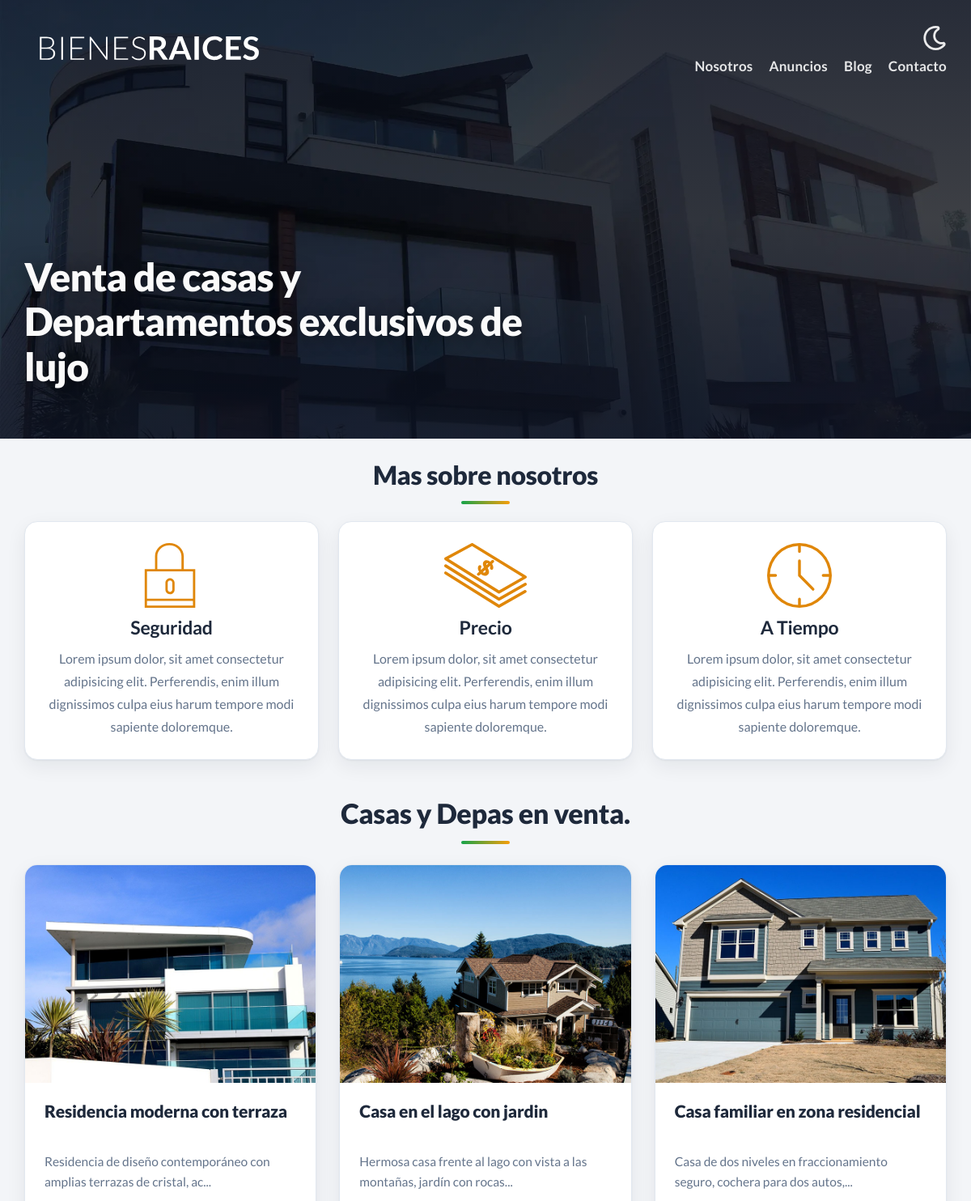
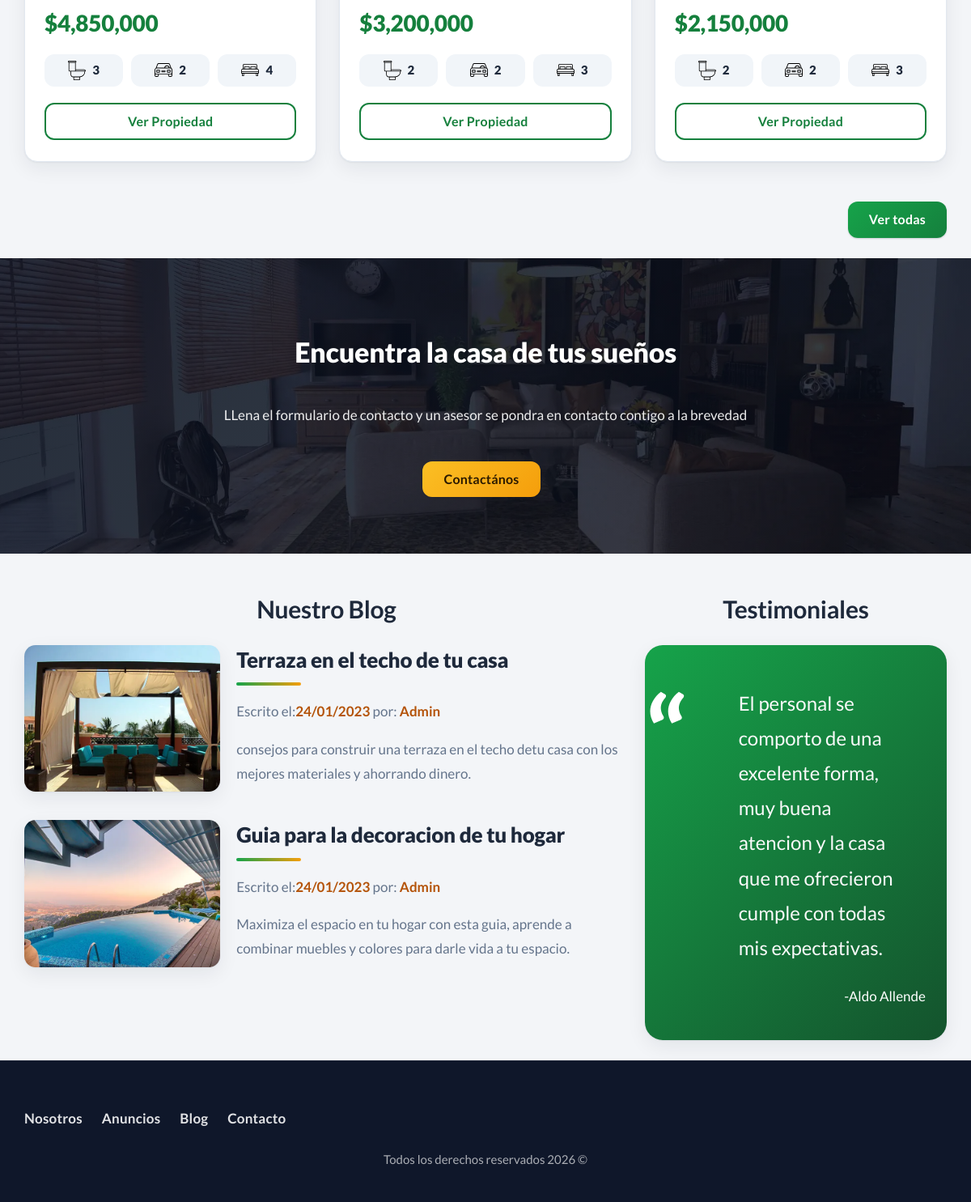
The page / on the database its author committed (2 pictures, top to bottom).
### tables this page shows
CREATE TABLE IF NOT EXISTS propiedades (
  idpropiedad           INT UNSIGNED NOT NULL AUTO_INCREMENT PRIMARY KEY,
  titulo                VARCHAR(45)  NOT NULL,
  precio                DECIMAL(10,2) NOT NULL,
  imagen                VARCHAR(200) NOT NULL,        
  descripcion           LONGTEXT     NOT NULL,
  habitaciones          TINYINT UNSIGNED NOT NULL,
  wc                    TINYINT UNSIGNED NOT NULL,
  estacionamiento       TINYINT UNSIGNED NOT NULL,
  creado                DATE         NOT NULL,
  vendedores_idvendedor INT UNSIGNED NOT NULL,
   
  CONSTRAINT fk_propiedades_vendedor FOREIGN KEY (vendedores_idvendedor) REFERENCES vendedores(idvendedor)
);

### controllers/PaginasController.php (called while the page is built, shortened)
<?php
    class PaginasController {
        public static function index(Router $router){
            $propiedades=Propiedad::get(3);
            $router->render("paginas/index",["inicio"=>true,"propiedades"=>$propiedades]);
        }
    }

### public/index.php (called while the page is built, shortened)
<?php
    $router=new Router();
    $router->get('/admin',[PropiedadController::class,'index']);
    $router->get('/propiedades/crear',[PropiedadController::class,'crear']);
    $router->post('/propiedades/crear',[PropiedadController::class,'crear']);
    $router->get('/propiedades/actualizar',[PropiedadController::class,'actualizar']);
    $router->post('/propiedades/actualizar',[PropiedadController::class,'actualizar']);
    $router->get('/vendedores/crear',[VendedorController::class,'crear']);
    $router->post('/vendedores/crear',[VendedorController::class,'crear']);
    $router->get('/vendedores/actualizar',[VendedorController::class,'actualizar']);
    $router->post('/vendedores/actualizar',[VendedorController::class,'actualizar']);
    $router->post('/admin',[PropiedadController::class,'index']);
    $router->get('/index',[PaginasController::class,'index']);
    $router->get('/nosotros',[PaginasController::class,'nosotros']);
    $router->get('/anuncios',[PaginasController::class,'anuncios']);
    $router->get('/anuncio',[PaginasController::class,'anuncio']);
    $router->get('/blog',[PaginasController::class,'blog']);
    $router->get('/entrada',[PaginasController::class,'entrada']);
    $router->get('/contacto',[PaginasController::class,'contacto']);
    $router->post('/contacto',[PaginasController::class,'contacto']);
    $router->get('/login',[LoginController::class,'login']);
    $router->post('/login',[LoginController::class,'login']);
    $router->get('/logout',[LoginController::class,'logout']);
    $router->comprobarRutas();

### models/ActiveRecord.php (called while the page is built, shortened)
<?php
    class ActiveRecord{
        protected static $db;
        protected static $tabla='';
        public static function setDb($database){
            self::$db=$database;
        }
        public static function get($cantidad){
            $query="SELECT * FROM ".static::$tabla." LIMIT ".(int)$cantidad;
            $resultado=self::consultaSQL($query);
            return $resultado;
        }
        protected static function consultaSQL($query){
            $resConsulta=self::$db->query($query);
            $array=[];
            while($registro=$resConsulta->fetch_assoc()):
                $array[]=static::crearObjeto($registro);
            endwhile;
            return $array;
        }
        protected static function crearObjeto($array){
            $instancia=new static;
            foreach($array as $key=>$value):
                if(property_exists($instancia,$key)):
                    $instancia->$key=$value;
                endif;
            endforeach;
            return $instancia;
        }
    }

### includes/funciones.php (called while the page is built, shortened)
<?php
    function s($html):string{
        return htmlspecialchars((string)$html,ENT_QUOTES | ENT_SUBSTITUTE,'UTF-8');
    }

### views/paginas/index.php (the view)
<main class="contenedor seccion">
        <h1 class="mas-nosotros">Mas sobre nosotros</h1>
        <div class="iconos-nosotros">
            <div class="icono">
                <img src="<?php echo BASE_PATH; ?>/build/img/icono1.svg" alt="icono seguridad" loading="lazy">
                <h3>Seguridad</h3>
                <p>Lorem ipsum dolor, sit amet consectetur adipisicing elit.
                    Perferendis, enim illum dignissimos culpa eius harum tempore
                     modi sapiente doloremque.
                </p>
            </div>
            <div class="icono">
                <img src="<?php echo BASE_PATH; ?>/build/img/icono2.svg" alt="icono seguridad" loading="lazy">
                <h3>Precio</h3>
                <p>Lorem ipsum dolor, sit amet consectetur adipisicing elit.
                    Perferendis, enim illum dignissimos culpa eius harum tempore
                     modi sapiente doloremque.
                </p>
            </div>
            <div class="icono">
                <img src="<?php echo BASE_PATH; ?>/build/img/icono3.svg" alt="icono seguridad" loading="lazy">
                <h3>A Tiempo</h3>
                <p>Lorem ipsum dolor, sit amet consectetur adipisicing elit.
                    Perferendis, enim illum dignissimos culpa eius harum tempore
                     modi sapiente doloremque.
                </p>
            </div>
        </div>
    </main>
    <section class="contenedor seccion">
        <h2>Casas y Depas en venta.</h2>
        <div class="contenedor-anuncios">
    <?php foreach($propiedades as $propiedad):?>
            <div class="anuncio">
                <picture>
                    <img loading="lazy" src="<?php echo BASE_PATH; ?>/imagenes/<?php echo s($propiedad->imagen);?>" alt="anuncio">
                </picture>
                <div class="contenido-anuncio">
                    <h3 class="titulo-propiedad"><?php echo s($propiedad->titulo);?></h3>
                    <p class="descripcion-propiedad"><?php echo s(mb_substr($propiedad->descripcion,0,70));?>...</p>
                    <p class="precio">$<?php echo s(number_format($propiedad->precio));?></p>
                    <ul class="iconos-caracteristicas">
                        <li>
                            <img class="icono" loading="lazy" src="<?php echo BASE_PATH; ?>/build/img/icono_wc.svg" alt="icono wc">
                            <p><?php echo s($propiedad->wc);?></p>
                        </li>
                        <li>
                            <img class="icono" loading="lazy" src="<?php echo BASE_PATH; ?>/build/img/icono_estacionamiento.svg" alt="icono estacionamiento">
                            <p><?php echo s($propiedad->estacionamiento);?></p>
                        </li>
                        <li>
                            <img class="icono" loading="lazy" src="<?php echo BASE_PATH; ?>/build/img/icono_dormitorio.svg" alt="icono dormitorio">
                            <p><?php echo s($propiedad->habitaciones);?></p>
                        </li>
                    </ul>
                    <a href="<?php echo BASE_PATH; ?>/anuncio?id=<?php echo s($propiedad->idpropiedad);?>" class="boton-amarillo-block">Ver Propiedad</a>
                </div>
            </div>
        <?php endforeach; ?>
</div>
        <div class="alinear-derecha">
            <a href="<?php echo BASE_PATH; ?>/anuncios" class="boton-verde">Ver todas</a>
        </div>
    </section>
    <section class="imagen-contacto">
        <h2>Encuentra la casa de tus sueños</h2>
        <p>LLena el formulario  de contacto y un asesor se pondra en contacto contigo a la brevedad</p>
        <a href="<?php echo BASE_PATH; ?>/contacto" class="boton-amarillo">Contactános</a>
    </section>
    <div class="contenedor seccion seccion-inferior">
        <section class="blog">
            <h3>Nuestro Blog</h3>
            <article class="entrada-blog">
                <div class="imagen">
                    <picture>
                        <source srcset="<?php echo BASE_PATH; ?>/build/img/blog1.webp" type="image/webp">
                        <source srcset="<?php echo BASE_PATH; ?>/build/img/blog1.jpg" type="image/jpg">
                        <img loading="lazy" src="<?php echo BASE_PATH; ?>/build/img/blog1.jpg" alt="imagen blog1">
                    </picture>
                </div>
                <div class="entrada-texto">
                    <a href="<?php echo BASE_PATH; ?>/entrada">
                        <h4>Terraza en el techo de tu casa</h4>
                        <p class="info-meta">Escrito el:<span>24/01/2023</span> por: <span>Admin</span></p>
                        <p>consejos para construir una terraza en el techo detu casa con los
                            mejores materiales y ahorrando dinero.
                        </p>
                    </a>
                </div>
            </article>
            <article class="entrada-blog">
                <div class="imagen">
                    <picture>
                        <source srcset="<?php echo BASE_PATH; ?>/build/img/blog2.webp" type="image/webp">
                        <source srcset="<?php echo BASE_PATH; ?>/build/img/blog2.jpg" type="image/jpg">
                        <img loading="lazy" src="<?php echo BASE_PATH; ?>/build/img/blog2.jpg" alt="imagen blog1">
                    </picture>
                </div>
                <div class="entrada-texto">
                    <a href="<?php echo BASE_PATH; ?>/entrada">
                        <h4>Guia para la decoracion de tu hogar</h4>
                        <p class="info-meta">Escrito el:<span>24/01/2023</span> por: <span>Admin</span></p>
                        <p>Maximiza el espacio en tu hogar con esta guia, aprende a combinar muebles
                            y colores para darle vida a tu espacio.
                        </p>
                    </a>
                </div>
            </article>
        </section>
        <section class="testimoniales">
            <h3>Testimoniales</h3>
            <div class="testimonial">
                <blockquote>
                    El personal se comporto de una excelente forma, muy buena atencion y la casa que me ofrecieron
                    cumple con todas mis expectativas.
                </blockquote>
                <p>-Aldo Allende</p>
            </div>
        </section>
    </div>

### public/build/css/app.css (style rules this page uses)
html { box-sizing:border-box;font-size:62.5% }
*,:after,:before { box-sizing:inherit }
body { background-color:#f5fac1;font-family:Lato,sans-serif;font-size:1.6rem;line-height:1.8 }
p { color:#000;font-size:2rem }
.contenedor { margin:0 auto;max-width:120rem;width:95% }
a { text-decoration:none }
img,picture { display:block;width:100% }
h1,h2,h3 { font-family:Lato,sans-serif;font-weight:300;margin:2.5rem 0;text-align:center }
h1 { font-size:3.8rem }
h2 { font-size:3.4rem }
h3 { font-size:3rem }
h4 { font-size:2.6rem }
html { -webkit-text-size-adjust:100%;line-height:1.15 }
body { margin:0 }
main { display:block }
h1 { font-size:2em;margin:.67em 0 }
a { background-color:transparent }
img { border-style:none }
.seccion { margin-bottom:2.5rem;margin-top:2.5rem }
.alinear-derecha { display:flex;justify-content:flex-end }
.boton-amarillo-block { background-color:#e08709;border:none;color:#fafafa;display:block;font-weight:700;margin-top:2.5rem;padding:1rem 3rem;text-align:center;text-decoration:none }
.boton-amarillo { background-color:#e08709;border:none;color:#fafafa;display:inline-block;font-weight:700;margin-top:2.5rem;padding:1rem 3rem;text-align:center;text-decoration:none }
.boton-verde { background-color:#399c3c;border:none;color:#fafafa;display:inline-block;font-weight:700;margin-top:2.5rem;padding:1rem 3rem;text-align:center;text-decoration:none }
.mas-nosotros { font-weight:400 }
@media (min-width:768px) { .iconos-nosotros { display:grid;gap:2rem;grid-template-columns:repeat(3,1fr) } }
.iconos-nosotros .icono img { height:10rem }
.iconos-nosotros .icono p { text-align:center }
@media (min-width:768px) { .contenedor-anuncios { display:grid;gap:2rem;grid-template-columns:repeat(3,1fr) } }
.anuncio { background-color:#e6dcfa;border:1px solid #c8c8c8;margin-bottom:1rem }
.anuncio .contenido-anuncio { padding:2rem }
.anuncio .contenido-anuncio h3,.anuncio .contenido-anuncio p { margin:0 }
.precio { color:#399c3c;font-size:3rem;font-weight:700 }
.iconos-caracteristicas { display:flex;list-style:none;max-width:40rem;padding:0 }
.iconos-caracteristicas li { display:flex;flex:1 }
.iconos-caracteristicas li img { flex:0 0 3rem;margin-right:1rem }
.iconos-caracteristicas li p { font-weight:700 }
.descripcion-propiedad,.titulo-propiedad { height:20vh;overflow:hidden }
.webp .imagen-contacto { background-image:url(../img/encuentra.webp) }
.imagen-contacto { align-items:center;background-position:50%;background-size:cover;display:flex;flex-direction:column;padding:5rem 0 }
.imagen-contacto h2 { color:#fafafa;font-weight:700 }
.imagen-contacto p { color:#fafafa }
@media (min-width:768px) { .seccion-inferior { grid-template-columns:2fr 1fr } }
@media (min-width:768px) { .entrada-blog,.seccion-inferior { -moz-column-gap:2rem;column-gap:2rem;display:grid } }
@media (min-width:768px) { .entrada-blog { grid-template-columns:1fr 2fr } }
.entrada-blog:last-of-type { margin-bottom:0 }
.entrada-texto h4 { line-height:1.4;margin:0 }
.entrada-texto h4:after { background-color:#5dc460;content:"";display:block;height:.5rem;margin-top:1rem;width:15rem }
.entrada-texto a { color:#000 }
.info-meta span { color:#e08709 }
.testimonial { background-color:#399c3c;border-radius:2rem;color:#fafafa;font-size:2.4rem;padding:2rem;position:relative }
.testimonial blockquote { padding-left:5rem }
.testimonial blockquote:before { background-image:url(../img/comilla.svg);background-repeat:no-repeat;content:"";display:block;height:8rem;left:0;position:absolute;width:6rem }
.testimonial p { color:#fafafa;text-align:right }

### rows shown on the page
propiedades: imagen (picture), titulo "Residencia moderna con terraza", descripcion "Residencia de diseño contemporáneo con amplias terrazas de cristal, ac", precio "4,850,000", wc "3", estacionamiento "2", habitaciones "4"
propiedades: imagen (picture), titulo "Casa en el lago con jardin", descripcion "Hermosa casa frente al lago con vista a las montañas, jardín con rocas", precio "3,200,000", wc "2", estacionamiento "2", habitaciones "3"
propiedades: imagen (picture), titulo "Casa familiar en zona residencial", descripcion "Casa de dos niveles en fraccionamiento seguro, cochera para dos autos,", precio "2,150,000", wc "2", estacionamiento "2", habitaciones "3"
